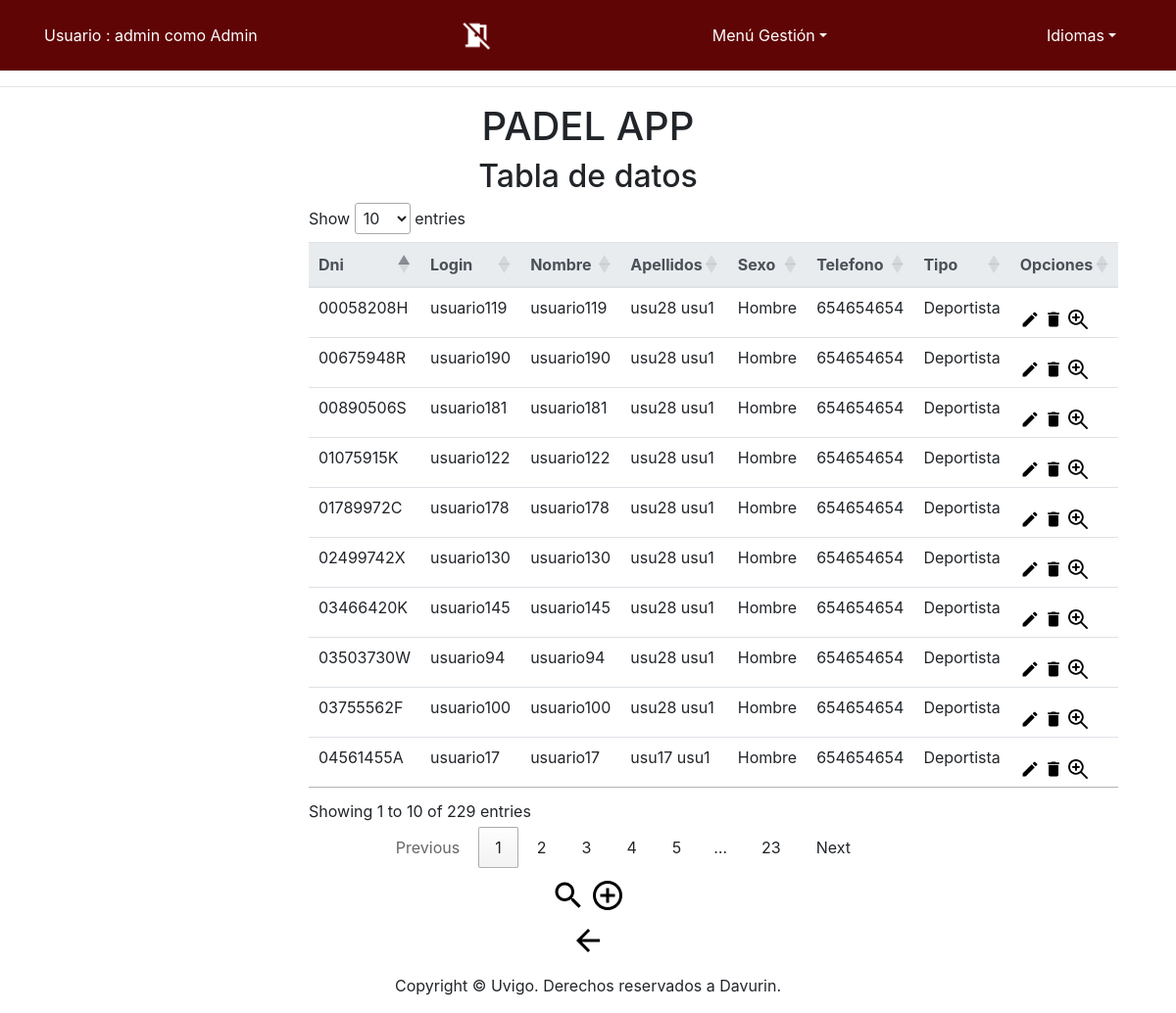
The app's page /app/Controllers/USUARIO_CONTROLLER.php (signed in) with its own data.
### tables this page shows
CREATE TABLE IF NOT EXISTS `Usuario` (
  `Dni` VARCHAR(9) NOT NULL,
  `Login` VARCHAR(25) NOT NULL,
  `Password` VARCHAR(128) NOT NULL,
  `Nombre` VARCHAR(30) NOT NULL,
  `Apellidos` VARCHAR(45) NOT NULL,
  `Sexo` VARCHAR(6) CHARACTER SET 'armscii8' NOT NULL,
  `Tipo` VARCHAR(12) NOT NULL,
  `Telefono` VARCHAR(14) NOT NULL,
  PRIMARY KEY (`Dni`),
  UNIQUE INDEX `Login_UNIQUE` (`Login` ASC) );

### app/Controllers/USUARIO_CONTROLLER.php (called while the page is built, shortened)
<?php
include '../Functions/Authentication.php';
include '../Models/USUARIO_MODEL.php';
include '../Views/USUARIO/USUARIO_SHOWALL_View.php';
switch ( $_REQUEST[ 'action' ] ) {
	default:
		if($_SESSION['tipo'] == 'Admin'){
			if ( !$_POST ) {
				$USUARIO = new USUARIO_MODEL( '', '', '', '', '', '', '', '', '');
			} else {
				$USUARIO = get_data_form();
			}
			$datos = $USUARIO->SEARCH();
			$lista = array( 'Dni','Login','Nombre','Apellidos','Sexo','Telefono','Tipo');
			new USUARIO_SHOWALL( $lista, $datos);
		}else{
			new USUARIO_DEFAULT();
		}
}
?>

### app/Functions/Authentication.php (called while the page is built)
<?php
function IsAuthenticated(){
	if (!isset($_SESSION['login']) && !isset($_SESSION['tipo'])){
		return false;
	}
	else{
		return true;
	}
}
?>

### app/Models/USUARIO_MODEL.php (called while the page is built, shortened)
<?php
class USUARIO_MODEL{
	var $Dni;
	var $Login;
    var $Password;
	var $Nombre;
	var $Apellidos;
    var $Sexo;
	var $Tipo;
	var $Telefono;
	var $mysqli;
	function __construct($Login,$Password,$Dni,$Nombre,$Apellidos,$Telefono,$Sexo,$Tipo) {
		$this->Login = $Login;
        $this->Password=$Password;
		$this->Dni = $Dni;
		$this->Nombre = $Nombre;
		$this->Apellidos = $Apellidos;
        $this->Sexo = $Sexo;
        $this->Tipo=$Tipo;
		$this->Telefono = $Telefono;
		include_once '../Functions/BdAdmin.php';
		$this->mysqli = ConectarBD();
	}
	function SEARCH() {
		$sql = "select Dni,
					Login,
                    Password,
					Nombre,
					Apellidos,
                    Sexo,
					Telefono,
                    Tipo
       			from USUARIO
    			where
    				(
					(BINARY Login LIKE '%$this->Login%') &&
                    (BINARY Password LIKE '%$this->Password%') &&
    				(BINARY Dni LIKE '%$this->Dni%') &&
					(BINARY Nombre LIKE '%$this->Nombre%') &&
	 				(BINARY Apellidos LIKE '%$this->Apellidos%') &&
                    (BINARY Sexo LIKE '%$this->Sexo%') &&
	 				(BINARY Telefono LIKE '%$this->Telefono%') &&
					(BINARY Tipo LIKE '%$this->Tipo%')
    				)";
		if ( !( $resultado = $this->mysqli->query( $sql ) ) ) {
			return 'Error en la consulta sobre la base de datos';
		} else {
			return $resultado;
		}
	}
}
?>

### app/Functions/BdAdmin.php (called while the page is built, shortened)
<?php
function ConectarBD()
	{
	    $mysqli = new mysqli("localhost", "user", "pass", "abpbase");
		return $mysqli;
	}
?>

### app/Views/USUARIO/USUARIO_SHOWALL_View.php (the view, shortened to what this page needs)
<?php
class USUARIO_SHOWALL {
	function __construct( $lista, $datos) {
		$this->lista = $lista;
		$this->datos = $datos;
		$this->render($this->lista,$this->datos);
	}
	function render($lista,$datos){
		$this->datos = $datos;
	include '../Views/Header.php';
?>
		<div class="seccion" align="center">
			<h2>
				<?php echo $strings['Tabla de datos'];?>
			</h2>
			<div class="col-md-6">
			<table class="table" id="mydatatableUsuarios">
				<thead class="thead-light">
				<tr>
<?php
					foreach ( $lista as $atributo ) {
?>
						<th>
							<?php echo $strings[$atributo]?>
						</th>
<?php
					}
?>
					<th>
						<?php echo $strings['Opciones']?>
					</th>
				</tr>
				</thead>
<?php
				while ( $fila = mysqli_fetch_array( $this->datos ) ) {
?>
				<tr>
<?php
					foreach ( $lista as $atributo ) {
?>
					<td>
<?php
							echo $fila[ $atributo ];
?>
					</td>
<?php
					}
?>
					<td>
						<form action="../Controllers/USUARIO_CONTROLLER.php" method="get" style="display:inline" >
								<button id ="buttonBien" type="submit" name="action" value="EDIT" ><img src="../Views/icon/edit_big.png" alt="<?php echo $strings['Modificar']?>" width="20" height="20" /></button>
								<button id ="buttonBien" type="submit" name="action" value="DELETE" ><img src="../Views/icon/delete_big.png" alt="<?php echo $strings['Eliminar']?>" width="20" height="20" /></button>
								<button id ="buttonBien" type="submit" name="action" value="SHOWCURRENT" ><img src="../Views/icon/verdetalles_2.jpg" alt="<?php echo $strings['Ver en detalle']?>" width="20" height="20"/></button>
						</form>
					</td>
				</tr>
<?php
				}
?>
			</table>
				<tr align="center">
						<td colspan="2">
					<form action='../Controllers/USUARIO_CONTROLLER.php'>
						<button id ="buttonBien"  type="submit" name="action" value="SEARCH"><img src="../Views/icon/search_big.png" alt="BUSCAR" /></button>
						<button id ="buttonBien"  type="submit" name="action" value="ADD"><img src="../Views/icon/add_big.png" alt="AÑADIR" /></button>
					</form>
					</td>
				</tr>
			</div>
			<form action='../Controllers/DEFAULT_CONTROLLER.php' method="post">
				<button id ="buttonBien" type="submit"><img src="../Views/icon/back_big2.png" alt="<?php echo $strings['Atras']?>" /></button>
			</form>
		</div>
<?php
		include '../Views/Footer.php';
		}
	}
?>

### app/Views/Header.php (shortened to what this page needs)
<?php
	include_once '../Functions/Authentication.php';
?>
<!doctype html>
<html lang="es">
  <head>
	<link rel="stylesheet" type="text/css" media="screen" href="../Views/css/bootstrap-4.0.0.css" hreflang="es">
	<link rel="stylesheet" type="text/css" media="screen" href="../Views/js/tcal/tcal.css" hreflang="es">
	  <link rel="stylesheet" type="text/css" href="https://cdn.datatables.net/1.10.19/css/jquery.dataTables.css">
	  <link rel="stylesheet" type="text/css" href="https://cdn.datatables.net/1.10.19/css/jquery.dataTables.min.css">
  </head>
  <body>
	  <header>
    <nav class="navbar navbar-expand-lg navbar-dark bg-dark">
      <div class="container">
		<?php	if (IsAuthenticated()){  ?>
		<p style="color: white"><?php 	echo $strings['Usuario'] . ' : ' . $_SESSION['login'] . ' como ' . $_SESSION['tipo'] . '<br>'; ?></p>
              <a class="nav-link disabled" href="../Functions/Desconectar.php" alt="<?php echo $strings['Desconectarse']?>"/>
              <img src="../Views/icon/desconectarse_big.png" width="32" height="32" alt="<?php echo $strings['Desconectarse']?>" style="float:right;">
<?php
	}
?>
	<?php if (isset($_SESSION['login']) & isset($_SESSION['tipo'])) {
 ?>
		<li class="nav-item dropdown" style="display: block">
			<a class="nav-link dropdown-toggle" style="color: white" href="<?php echo $strings['menuGestion']; ?>" id="navbarDropdown" role="button" data-toggle="dropdown" aria-haspopup="true" aria-expanded="false"><?php echo $strings['menuGestion']; ?></a>
				<?php if(isset($_SESSION['login']) & isset($_SESSION['tipo'])) {  ?>
					<?php if($_SESSION['tipo'] == 'Deportista'){ ?>
							<div class="dropdown-divider"></div>
								<button id ="buttonBien" type="submit"  name="insCampeonato"><a class="dropdown-item" href="../Controllers/CATEGORIA_CONTROLLER.php" /><?php echo $strings['Inscribirse en campeonato'] ?></a></button>
              	<?php } } }?>
            </li>
            <li class="nav-item dropdown" style="display: block">
			<form name='idiomform' action="../Functions/CambioIdioma.php" method="post">
              <a class="nav-link dropdown-toggle" style="color: white" href="<?php echo $strings['idioma']; ?>" id="navbarDropdown" role="button" data-toggle="dropdown" aria-haspopup="true" aria-expanded="false">Idiomas</a>
			</form>
            </li>
        </div>
</nav>
	  <hr>
	  	<div align="center" class="titulo"><h1>PADEL APP</h1></div>
	</header>

### app/Views/Footer.php (shortened to what this page needs)
	<footer class="text-center" align="fixed" >
      <div class="container">
        <div class="row">
          <div class="col-12">
            <p>Copyright © Uvigo. Derechos reservados a Davurin.</p>
          </div>
        </div>
      </div>
	</footer>
  </body>
</html>

### records on screen
usuario: Dni "00058208H", Login "usuario119", Nombre "usuario119", Apellidos "usu28 usu1", Sexo "Hombre", Telefono "654654654", Tipo "Deportista"
usuario: Dni "00675948R", Login "usuario190", Nombre "usuario190", Apellidos "usu28 usu1", Sexo "Hombre", Telefono "654654654", Tipo "Deportista"
usuario: Dni "00890506S", Login "usuario181", Nombre "usuario181", Apellidos "usu28 usu1", Sexo "Hombre", Telefono "654654654", Tipo "Deportista"
usuario: Dni "01075915K", Login "usuario122", Nombre "usuario122", Apellidos "usu28 usu1", Sexo "Hombre", Telefono "654654654", Tipo "Deportista"
usuario: Dni "01789972C", Login "usuario178", Nombre "usuario178", Apellidos "usu28 usu1", Sexo "Hombre", Telefono "654654654", Tipo "Deportista"
usuario: Dni "02499742X", Login "usuario130", Nombre "usuario130", Apellidos "usu28 usu1", Sexo "Hombre", Telefono "654654654", Tipo "Deportista"
usuario: Dni "03466420K", Login "usuario145", Nombre "usuario145", Apellidos "usu28 usu1", Sexo "Hombre", Telefono "654654654", Tipo "Deportista"
usuario: Dni "03503730W", Login "usuario94", Nombre "usuario94", Apellidos "usu28 usu1", Sexo "Hombre", Telefono "654654654", Tipo "Deportista"
usuario: Dni "03755562F", Login "usuario100", Nombre "usuario100", Apellidos "usu28 usu1", Sexo "Hombre", Telefono "654654654", Tipo "Deportista"
usuario: Dni "04561455A", Login "usuario17", Nombre "usuario17", Apellidos "usu17 usu1", Sexo "Hombre", Telefono "654654654", Tipo "Deportista"

### other values on screen
$strings['Usuario'] "Usuario"
$_SESSION['login'] "admin"
$_SESSION['tipo'] "Admin"
$strings['menuGestion'] "Menú Gestión"
$strings['Tabla de datos'] "Tabla de datos"
$strings[$atributo] "Dni"
$strings[$atributo] "Login"
$strings[$atributo] "Nombre"
$strings[$atributo] "Apellidos"
$strings[$atributo] "Sexo"
$strings[$atributo] "Telefono"
$strings[$atributo] "Tipo"
$strings['Opciones'] "Opciones"
